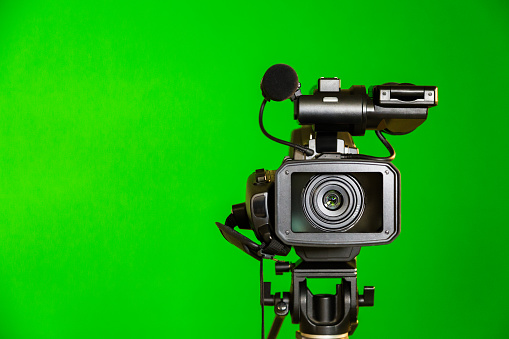
#> input picture algoritmo_8__operaciones_mascaras_de_imagen/camara.jpg, 509 x 339 px
$ python 02_ejercicio_2_mascara_1.py
#> lines starting #> are read from the running program, lines starting #| are printed output that depends on the picture; after the words box and inside, x2 and y2 are one past the last pixel; in counts of white or black regions, pixels touching at a corner belong together
import cv2

img = cv2.imread('camara.jpg')
#> img is the input picture: shape (339, 509, 3); mean B, G, R 12, 173.4, 21.3
hsv = cv2.cvtColor(img, cv2.COLOR_BGR2HSV)
#> hsv: shape (339, 509, 3); mean H, S, V 56.9, 224.8, 174.1

mask_i = cv2.inRange(hsv,(30,200,100),(80,255,255))
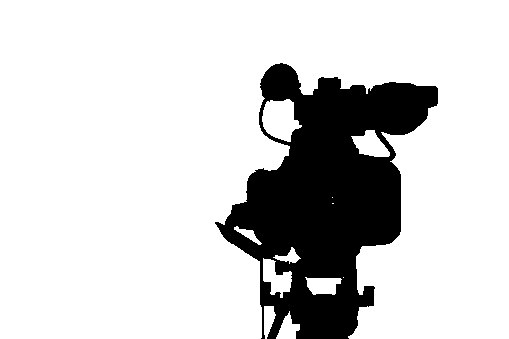
#> mask_i: shape (339, 509); 82.1% white; 1 black region, box (x1, y1, x2, y2) and area: (215, 63, 438, 339) 30834

mask = cv2.bitwise_not(mask_i)
img_2 = cv2.bitwise_and(img, img, mask=mask)
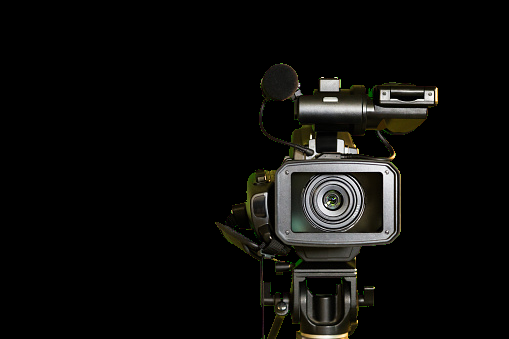
#> img_2: shape (339, 509, 3); mean B, G, R 11.3, 12.9, 13.1

cv2.imshow('Imagen original',img)
cv2.imshow('Imagen 2.1. cv2.inRange(hsv,(30,200,100),(80,255,255))', img_2)
cv2.waitKey(0)
